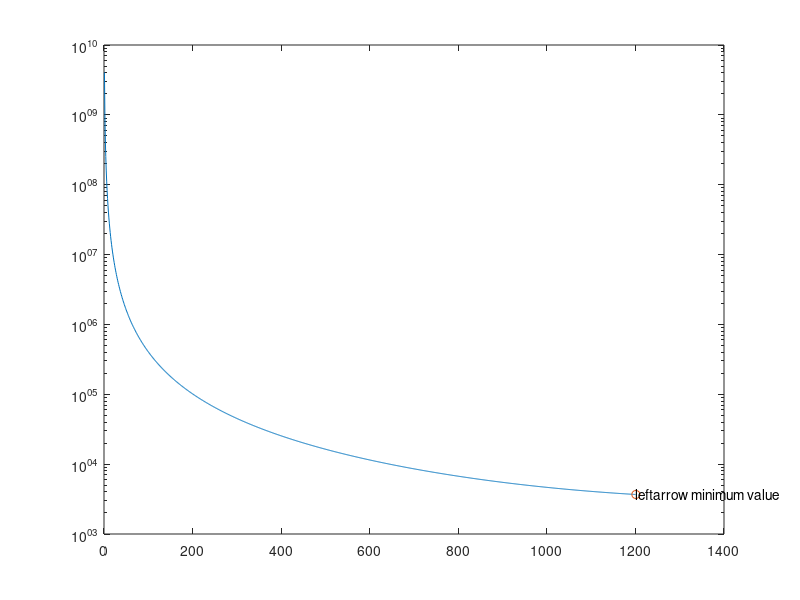

MATLAB code for this plot: (Note: this script raises an error after producing the figure.)
function Lab12 
s=.06;
w=16000;
v=[0:1:1200];
[q]=define_drag(s,w,v); 
m=min(q); 
semilogy(v,q);
hold on 
x=find(q==m); 
plot(x,m,'-o');
text (x,m,'leftarrow minimum value');
[min_drag,min_velocity]=optimum(0,1200); 
end


function [m,v]=optimum (xL,xu)
s=.06
w=1600
m=-1e2
g=((5^(1/2))-1)/2; 
x2=xy-(xu-xL)*g; 
x1=xi+(xu-xL)*g; 
[f2]=define_drag(s,w,x2); 
[f1]=define_drag(s,w,x1); 
while (abs(xu-xL)/abs(xu))>(1e-2)
    if f2<f1
        xu=x1;
        x1=xL+(xu-xL)*g; 
        [f1]=define_drag(s,w,x1);
    elseif f2>f1
            
            xL=x2
            x2=xy-(xu-xL)*g;
            [f2]=define_drag(s,w,x2); 
        end 
    end 
  v=(x1+x2)/2;
  [m]=define_drag(s,w,v);
end




function [d] = define_drag (s,w,v);
d=(.01)*(s)*(v.^2)+(.95/s)*((w./v).^2);
end
